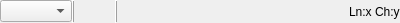
<?xml version="1.0" encoding="UTF-8"?>
<ui version="4.0">
 <class>CScriptFooterArea</class>
 <widget class="QWidget" name="CScriptFooterArea">
  <property name="geometry">
   <rect>
    <x>0</x>
    <y>0</y>
    <width>400</width>
    <height>23</height>
   </rect>
  </property>
  <property name="windowTitle">
   <string>Form</string>
  </property>
  <layout class="QHBoxLayout" name="horizontalLayout">
   <property name="spacing">
    <number>0</number>
   </property>
   <property name="leftMargin">
    <number>0</number>
   </property>
   <property name="topMargin">
    <number>0</number>
   </property>
   <property name="rightMargin">
    <number>0</number>
   </property>
   <property name="bottomMargin">
    <number>0</number>
   </property>
   <item>
    <widget class="QComboBox" name="pZoomComboBox"/>
   </item>
   <item>
    <widget class="QFrame" name="frame">
     <property name="sizePolicy">
      <sizepolicy hsizetype="Fixed" vsizetype="Preferred">
       <horstretch>0</horstretch>
       <verstretch>0</verstretch>
      </sizepolicy>
     </property>
     <property name="frameShape">
      <enum>QFrame::VLine</enum>
     </property>
     <property name="frameShadow">
      <enum>QFrame::Raised</enum>
     </property>
    </widget>
   </item>
   <item>
    <widget class="QPushButton" name="ErrorPushButton">
     <property name="sizePolicy">
      <sizepolicy hsizetype="Fixed" vsizetype="Fixed">
       <horstretch>0</horstretch>
       <verstretch>0</verstretch>
      </sizepolicy>
     </property>
     <property name="text">
      <string/>
     </property>
     <property name="flat">
      <bool>true</bool>
     </property>
    </widget>
   </item>
   <item>
    <widget class="QFrame" name="frame_2">
     <property name="sizePolicy">
      <sizepolicy hsizetype="Fixed" vsizetype="Preferred">
       <horstretch>0</horstretch>
       <verstretch>0</verstretch>
      </sizepolicy>
     </property>
     <property name="frameShape">
      <enum>QFrame::VLine</enum>
     </property>
     <property name="frameShadow">
      <enum>QFrame::Raised</enum>
     </property>
    </widget>
   </item>
   <item>
    <spacer name="horizontalSpacer">
     <property name="orientation">
      <enum>Qt::Horizontal</enum>
     </property>
     <property name="sizeHint" stdset="0">
      <size>
       <width>40</width>
       <height>20</height>
      </size>
     </property>
    </spacer>
   </item>
   <item>
    <widget class="QLabel" name="pCursorLabel">
     <property name="text">
      <string>Ln:x Ch:y</string>
     </property>
    </widget>
   </item>
  </layout>
 </widget>
 <resources/>
 <connections/>
</ui>
